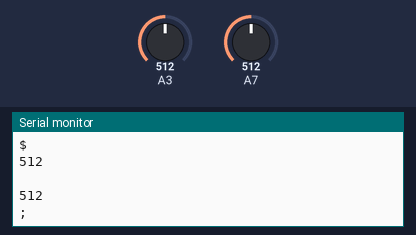
Recording of a sketch running on a simulated Arduino Nano, built with avr-gcc and run on an emulated ATmega328P. Parts: the last lines printed to the serial monitor. Inputs (shaded band) come from the test bench; at power-on: A3 = 512, A7 = 512.

Above: at 1.2 s.
1.3 s: A3 set to 716
At 1.38 s:
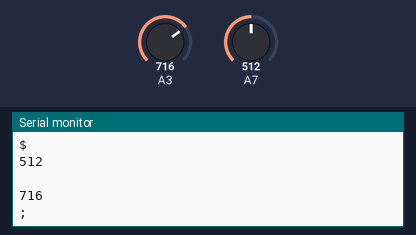
2.8 s: A7 set to 306
4.3 s: A3 set to 900
At 4.43 s:
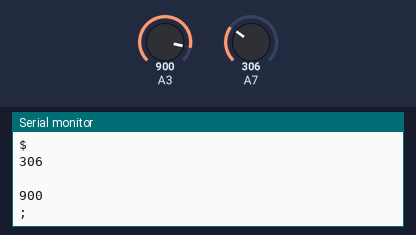
5.8 s: A7 set to 122
Timing chart, 0 to 8.3 s (numbered marks = the images above; inputs shaded):
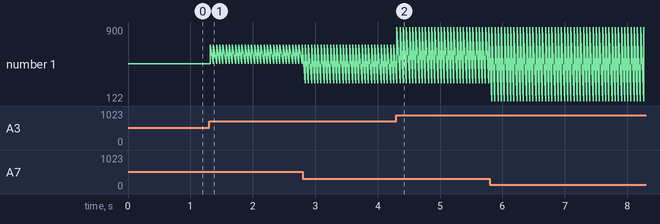

The sketch:

TwoElementsGraph.ino
```cpp
void setup() {
  Serial.begin(115200);
}
void loop() {
  Serial.println("$");               // Обязательный синтаксис для вывода графика
  Serial.println(analogRead(A7));    // Подключаем датчик на 7 пин
  Serial.println(" ");               // Убираем эти 2 строки если хотим
  Serial.println(analogRead(A3));    // вывести только одно значение
  Serial.println(";");               // Обязательный синтаксис для вывода графика
  delay(50);
}
```

Measured:
- after the input at 1.3 s, the serial monitor: prints a new line at once (image 1)
- after the input at 4.3 s, the serial monitor: prints a new line at once (image 2)
- plotted number 1: 512 → 716 after the input at 1.3 s, 716 → 900 after the input at 4.3 s
